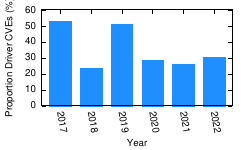

The script that saved this image:
set term postscript eps enhanced color size 2.5,1.5
set output "imgs/cves.eps"
# CVE data from https://www.cvedetails.com/product/47/Linux-Linux-Kernel.html?vendor_id=33

set xlabel "Year"
set ylabel "Proportion Driver CVEs (%)"

unset key
set xtics rotate by -80 ("2017" 1, "2018" 2, "2019" 3, "2020" 4, "2021" 5, "2022" 6)
set xrange [0.4:6.6]
set yrange [0:60]
set boxwidth 0.7
set style fill solid

$Data << __EOD__
2017	52.75
2018	23.6
2019	50.69
2020	28.57
2021	25.95
2022	30.07
__EOD__


plot $Data using ($0+1):2 with boxes lc rgb "0x1e90ff"